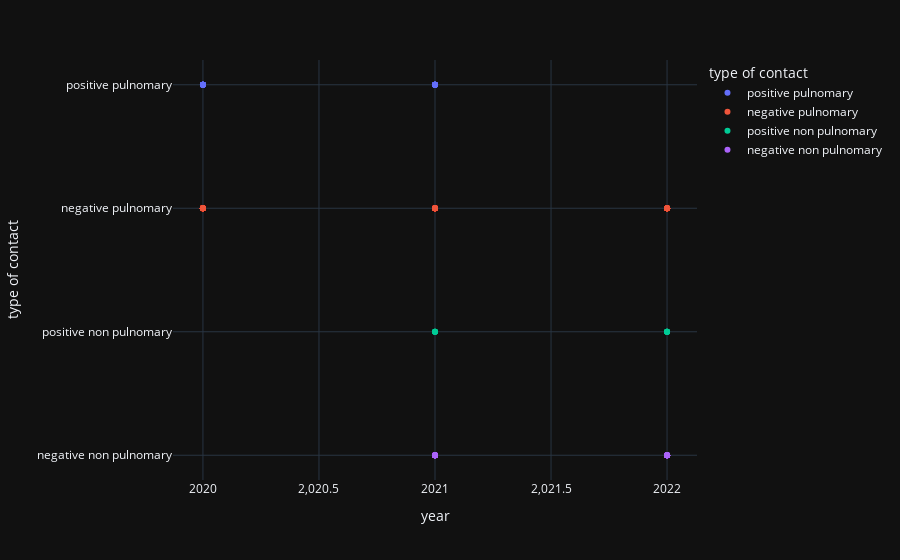

Notebook source saved alongside this figure:
### Code cell
scatter('year','type of contact')

### Figure 1 — Plotly figure (JSON) as saved in the notebook; plotly's stock layout.template omitted (floating-point values rounded to 4 significant figures; data arrays with more than 128 entries replaced by an {"elided": "..."} marker saying what was removed)
{"data": [{"hovertemplate": "type of contact=%{y}<br>year=%{x}<extra></extra>", "legendgroup": "positive pulnomary", "marker": {"color": "#636efa", "symbol": "circle"}, "mode": "markers", "name": "positive pulnomary", "orientation": "h", "showlegend": true, "type": "scatter", "x": [2020, 2020, 2020, 2020, 2020, 2020, 2020, 2020, 2020, 2020, 2020, 2020, 2021, 2021, 2021, 2021, 2021, 2021, 2021, 2021, 2021, 2021, 2021], "xaxis": "x", "y": ["positive pulnomary", "positive pulnomary", "positive pulnomary", "positive pulnomary", "positive pulnomary", "positive pulnomary", "positive pulnomary", "positive pulnomary", "positive pulnomary", "positive pulnomary", "positive pulnomary", "positive pulnomary", "positive pulnomary", "positive pulnomary", "positive pulnomary", "positive pulnomary", "positive pulnomary", "positive pulnomary", "positive pulnomary", "positive pulnomary", "positive pulnomary", "positive pulnomary", "positive pulnomary"], "yaxis": "y"}, {"hovertemplate": "type of contact=%{y}<br>year=%{x}<extra></extra>", "legendgroup": "negative pulnomary", "marker": {"color": "#EF553B", "symbol": "circle"}, "mode": "markers", "name": "negative pulnomary", "orientation": "h", "showlegend": true, "type": "scatter", "x": {"elided": "129 int values"}, "xaxis": "x", "y": {"elided": "129 str values"}, "yaxis": "y"}, {"hovertemplate": "type of contact=%{y}<br>year=%{x}<extra></extra>", "legendgroup": "positive non pulnomary", "marker": {"color": "#00cc96", "symbol": "circle"}, "mode": "markers", "name": "positive non pulnomary", "orientation": "h", "showlegend": true, "type": "scatter", "x": [2021, 2021, 2021, 2021, 2022, 2022, 2022, 2022, 2022], "xaxis": "x", "y": ["positive non pulnomary", "positive non pulnomary", "positive non pulnomary", "positive non pulnomary", "positive non pulnomary", "positive non pulnomary", "positive non pulnomary", "positive non pulnomary", "positive non pulnomary"], "yaxis": "y"}, {"hovertemplate": "type of contact=%{y}<br>year=%{x}<extra></extra>", "legendgroup": "negative non pulnomary", "marker": {"color": "#ab63fa", "symbol": "circle"}, "mode": "markers", "name": "negative non pulnomary", "orientation": "h", "showlegend": true, "type": "scatter", "x": [2021, 2021, 2021, 2021, 2021, 2021, 2021, 2021, 2021, 2021, 2021, 2021, 2021, 2021, 2021, 2021, 2021, 2021, 2021, 2021, 2021, 2021, 2022, 2022, 2022, 2022, 2022, 2022, 2022, 2022, 2022, 2022, 2022, 2022, 2022, 2022, 2022, 2022, 2022, 2022, 2022, 2022, 2022, 2022], "xaxis": "x", "y": ["negative non pulnomary", "negative non pulnomary", "negative non pulnomary", "negative non pulnomary", "negative non pulnomary", "negative non pulnomary", "negative non pulnomary", "negative non pulnomary", "negative non pulnomary", "negative non pulnomary", "negative non pulnomary", "negative non pulnomary", "negative non pulnomary", "negative non pulnomary", "negative non pulnomary", "negative non pulnomary", "negative non pulnomary", "negative non pulnomary", "negative non pulnomary", "negative non pulnomary", "negative non pulnomary", "negative non pulnomary", "negative non pulnomary", "negative non pulnomary", "negative non pulnomary", "negative non pulnomary", "negative non pulnomary", "negative non pulnomary", "negative non pulnomary", "negative non pulnomary", "negative non pulnomary", "negative non pulnomary", "negative non pulnomary", "negative non pulnomary", "negative non pulnomary", "negative non pulnomary", "negative non pulnomary", "negative non pulnomary", "negative non pulnomary", "negative non pulnomary", "negative non pulnomary", "negative non pulnomary", "negative non pulnomary", "negative non pulnomary"], "yaxis": "y"}], "layout": {"legend": {"title": {"text": "type of contact"}, "tracegroupgap": 0}, "margin": {"t": 60}, "xaxis": {"anchor": "y", "domain": [0, 1], "title": {"text": "year"}}, "yaxis": {"anchor": "x", "categoryarray": ["negative non pulnomary", "positive non pulnomary", "negative pulnomary", "positive pulnomary"], "categoryorder": "array", "domain": [0, 1], "title": {"text": "type of contact"}}}}
